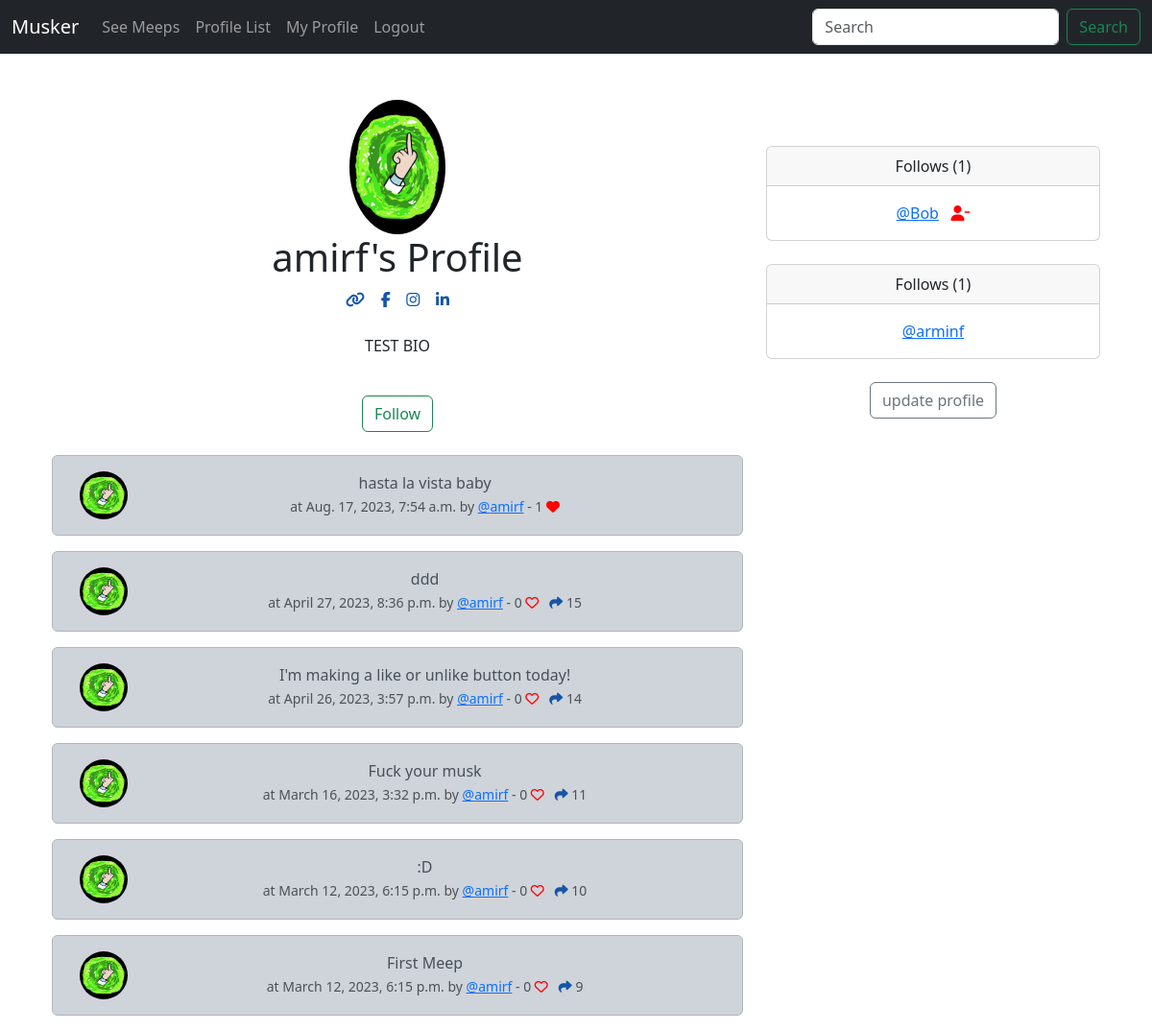
/profile/1 (signed in), run on an earlier commit of the app's database.
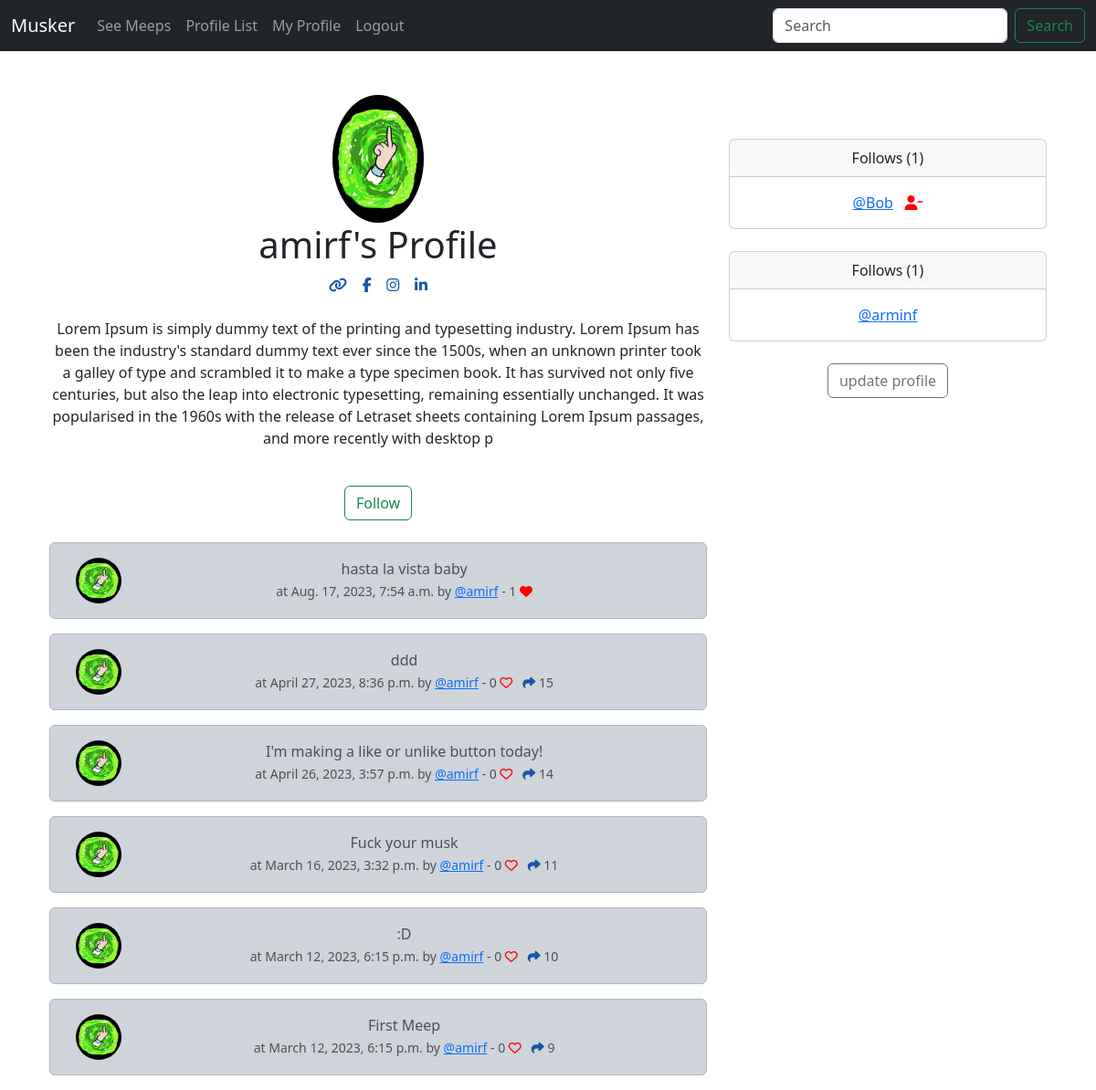
And on a later commit of the database.
### musker/models.py (models this page shows)
class Profile(models.Model):
    user = models.OneToOneField(User, on_delete=models.CASCADE)
    follows = models.ManyToManyField(
    "self",
    related_name = "followed_by",
    symmetrical = False,
    blank = True)
    date_modified = models.DateTimeField(User,auto_now=True)
    profile_image = models.ImageField(null=True, blank=True, upload_to="images/")
    profile_bio = models.CharField(null=True, blank=True, max_length=500)
    homepage_link = models.CharField(null=True, blank=True, max_length=100)
    facebook_link = models.CharField(null=True, blank=True, max_length=100)
    instagram_link = models.CharField(null=True, blank=True, max_length=100)
    linkedin_link = models.CharField(null=True, blank=True, max_length=100)
    def __str__(self):
        return self.user.username

### musker/views.py (the view, shortened to what this page needs)
# urls.py: path('profile/<int:pk>', views.profile, name='profile'),
def profile(request, pk):
    if request.user.is_authenticated:
        profile = Profile.objects.get(user_id=pk)
        meeps = Meep.objects.filter(user_id=pk).order_by("-created_at")
        return render(request,"profile.html", {
            "profile": profile,
            "meeps": meeps,
        })
    else:
        messages.success(request,("You must be logged in..."))
        return redirect('home')

### musker/models.py (called while the page is built)
    def number_of_likes(self):
        return self.likes.count()

### musker/templates/profile.html (shortened to what the changed rows need)
{% extends 'base.html' %}
{% load static %}
{% block content %}
    <div class="container text-center">
        <div class="row">
            <div class="col-8">
                {% if profile.profile_image %}
                  <img src="{{profile.profile_image.url}}" alt="" width="100" class="rounded-circle">
                {% else %}
                  <img src="{% static 'images/profile_pic.png' %}" width="100" class="rounded-circle" alt="...">
                {% endif %}
                <h1>{{ profile.user.username}}'s Profile</h1>
                {% if profile.homepage_link %}
                <a href="{{ profile.homepage_link }}" target="new">
                      <i class="fa-solid fa-link" style="color:rgb(22, 85, 168)"></i></a>
                      {% endif %}
                      {% if profile.facebook_link %}
                <a href="{{ profile.facebook_link }}" target="new">
                  <i class="fa-brands fa-facebook-f" style="color:rgb(22, 85, 168)"></i></a>
                      {% endif %}
                      {% if profile.instagram_link %}
                <a href="{{ profile.instagram_link }}" target="new">
                  <i class="fa-brands fa-instagram" style="color:rgb(22, 85, 168)"></i></a>
                      {% endif %}
                      {% if profile.linkedin_link %}
                <a href="{{ profile.linkedin_link }}" target="new">
                  <i class="fa-brands fa-linkedin-in" style="color:rgb(22, 85, 168)"></i></a>
                      {% endif %}
                <br/><br/>
                {% if profile.profile_bio %}
                  <p>
                    {{profile.profile_bio }}
                  </p>
                {% endif %}
                <br>
                <form method=POST>
                    {% if profile in user.profile.follows.all %}
                    <button type="submit" class="btn btn-outline-danger" name="follow" value="unfollow">Unfollow</button>
                    {% else %}
                    <button type="submit" class="btn btn-outline-success" name="follow" value="follow">Follow</button>
                    {% endif %}
                </form>
                <br>
                {% if meeps %}
                {% for meep in meeps %}
                <div class="alert alert-dark" role="alert">
                  <div class="container">
                    <div class="row">
                      <div class="col-1">
                        {% if profile.profile_image %}
                          <img src="{{ profile.profile_image.url }}" height="50" width="50" class="rounded-circle" alt="">
                        {% else %}
                          <img src="{% static 'images/profile_pic.png' %}" height="50" width="50" class="rounded-circle" alt="...">
                        {% endif %}</div>
                        <div class="col-11">
                        {{ meep.body }}<br>
                        <small class="text-muted">
                          at {{ meep.created_at}} by <a class="card-text" href="{% url 'profile' profile.user.id %}" >@{{ profile.user.username|lower }}</a>
                          - {{meep.number_of_likes}}
                          {% if user in meep.likes.all %}
                          <a href="{% url 'meep_like' meep.id %}"><i class="fa-solid fa-heart" style="color:red"></i></a>
                          {% else %}
                          <a href="{% url 'meep_like' meep.id %}"><i class="fa fa-heart-o" style="color:red"></i></a>
                          <a href="{% url 'meep_show' meep.id %}"><i class="fa-solid fa-share" style="color:rgb(22, 85, 168)"></i></a>
                          {{meep.id}}
                          {% endif %}
                        </small>
                      </div>
                    </div>
                  </div>
                </div>
                {% endfor %}
                {% endif %}
              </div>
              <div class="col-4">
                <br>
                <br>
                <div class="card">
                    <div class="card-header">
                      Follows ({{ profile.follows.count }})
                    </div>
                    <div class="card-body">
                      <p class="card-text">
                        {% for following in profile.follows.all %}
                        <a href="{% url 'profile' following.user.id %}">@{{ following }}</a>  &nbsp; <a href="{% url 'unfollow' following.user.id %}"><i class="fa-solid fa-user-minus" style="color: #ff0000;"></i></a> <br>
                        {% endfor %}</p>
                    </div>
                </div>
                <br>
                <div class="card">
                    <div class="card-header">
                      Follows ({{ profile.followed_by.count }})
                    </div>
                    <div class="card-body">
                      <p class="card-text">
                        {% for following in profile.followed_by.all %}
                        <a href="{% url 'profile' following.user.id %}">@{{ following }}</a><br>
                        {% endfor %}</p>
                    </div>
                </div>
                <br>
              </div>
        </div>
    </div>
{% endblock %}

What changed in the data, as far as the page shows it:
changed Profile "amirf": profile_bio "TEST BIO" → "Lorem Ipsum is simply dummy text of the printing and typesetting industry. Lorem Ipsum has been the industry's standard dummy text ever since the 1500s, when an unknown printer took a galley of type and scrambled it to make a type specimen book. It has survived not only five centuries, but also the leap into electronic typesetting, remaining essentially unchanged. It was popularised in the 1960s with the release of Letraset sheets containing Lorem Ipsum passages, and more recently with desktop p"
